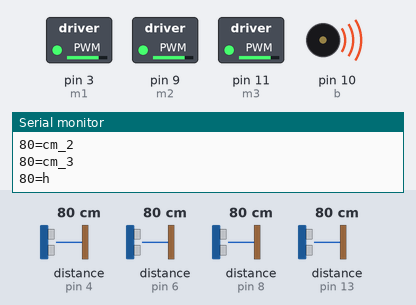
Bench run of a sketch on a simulated Arduino Uno, built with avr-gcc and run on an emulated ATmega328P. Shown: switched loads named in the sketch (green lamp = pin HIGH), buzzer (waves = sounding), the last lines printed to the serial monitor. The test bench sets the inputs (shaded band); at power-on: distance to the obstacle (sensors on pin 4, pin 6, pin 13, pin 8) 80 cm. The echo pulse lasts 58.3 µs per cm; pins used as bus, display or sensor lines are not drawn.

Above: at 1.2 s.
1.3 s: distance to the obstacle (sensor on pin 4) set to 105 cm
4.3 s: distance to the obstacle (sensor on pin 4) set to 114 cm
At 4.6 s:
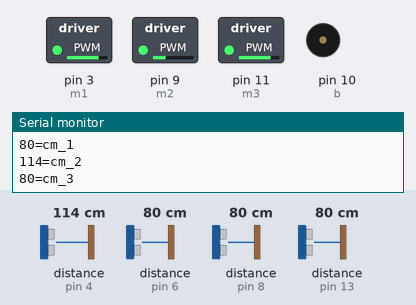
7.3 s: distance to the obstacle (sensor on pin 6) set to 107 cm
10.3 s: distance to the obstacle (sensor on pin 6) set to 114 cm
At 10.54 s:
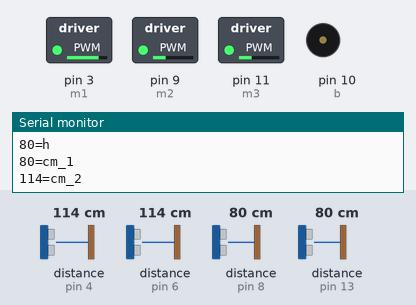
13.3 s: distance to the obstacle (sensor on pin 13) set to 106 cm
16.3 s: distance to the obstacle (sensor on pin 13) set to 112 cm
At 17.24 s:
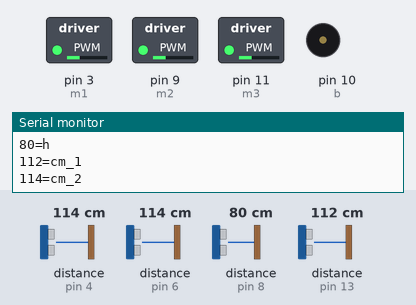
Timing chart, 0 to 20.3 s (numbered marks = the images above; inputs shaded):
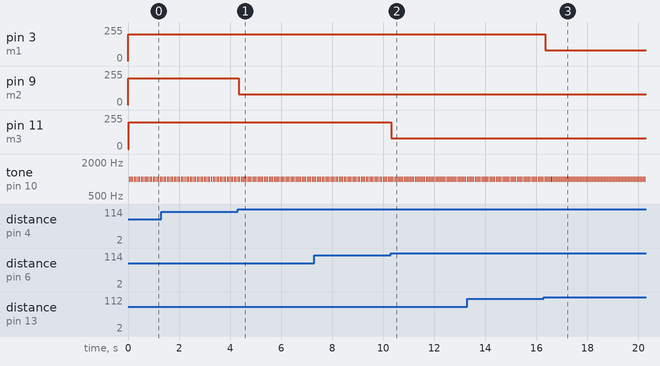

Measured:
- the behaviour switches between 109 and 110 cm on distance to the obstacle (sensor on pin 4) (found by bisection; images 0 and 1)
- the behaviour switches between 109 and 110 cm on distance to the obstacle (sensor on pin 6) (found by bisection; images 1 and 2)
- the behaviour switches between 109 and 110 cm on distance to the obstacle (sensor on pin 13) (found by bisection; images 2 and 3)
- after the input at 4.3 s, pin 9 (m2): 200/255 → 80/255 after 0.05 s
- after the input at 10.3 s, pin 11 (m3): 200/255 → 80/255 at once
- after the input at 16.3 s, pin 3 (m1): 200/255 → 80/255 after 0.06 s
- by itself, tone on pin 10 (b): alternates 1000 Hz for 0.02 s and silent for 0.04 s

The sketch:

proiect.ino
```cpp
// Redarea numelor pinilor : t - Trigger, e - Echo, M - Motor, B - Buzzer
int t1 = 12 ,t2 = 2, t3 = 5, t4 = 7;

int e1 = 13, e2 = 4, e3 = 6, e4 = 8;

int m1 = 3, m2 = 9, m3 = 11, b = 10;

// Initializarea variabilelor ce vor stoca lungimi
long d1,d2,d3, cm1,cm2,cm3,h,cm4;

void setup() {
  //Initializare comunicare serial cu 9600 bits/s
  Serial.begin (9600);
  //Definirea pinilor ca stare
   pinMode(t1, OUTPUT);
  pinMode(e1, INPUT);
   pinMode(t2, OUTPUT);
  pinMode(e2, INPUT);
   pinMode(t3, OUTPUT);
  pinMode(e3, INPUT);
   pinMode(t4, OUTPUT);
  pinMode(e4, INPUT);
   pinMode(m1,OUTPUT);
   pinMode(m2,OUTPUT);
   pinMode(m3,OUTPUT);
   pinMode(b, OUTPUT);

  // Setarea frecventei la 3906 Hz
  TCCR2B = (TCCR2B & 0xF8) | 2;  // Frecventa PWM pentru pinii 3 si 11
  TCCR1B = (TCCR1B & 0xF8) | 2;  // Frecventa PWM pentru pinii 9 si 10
}

void loop() {
  // Procedeul de initializare al pinului Trigger
  digitalWrite(t1, LOW);
  delayMicroseconds(2);
  digitalWrite(t1, HIGH);
  delayMicroseconds(10);
  digitalWrite(t1, LOW);
  // Preluarea semnalului de la pinul Echo
  // Incarcarea datelor in variabila d1
  d1 = pulseIn(e1, HIGH);
  // Procesarea informatiei in functie de viteza sunetului prin aer
  cm1 = (d1/2) / 29.1;

  //
  if (cm1<60)
  {
     analogWrite(m1,255); //Se produce un semnal de 100% PWM pentru motorul 1
     delay (5);
  }
  else if (cm1<110)
  {
    analogWrite(m1,200); //Se produce un semnal de 78% PWM pentru motorul 1
    delay (5);
  }
  else if (cm1<130)
  {
    analogWrite(m1,80); // Se produce un semnal de 30% PWM pentru motorul 1
  }
  else analogWrite(m1,0); // Daca niciuna dintre ramuri nu a fost atinsa motorul ramane stins
//////////////////////////////////////////////
  delay(1);  // Intarziere de o milisecunda
//////////////////////////////////////////////
digitalWrite(t2, LOW);
  delayMicroseconds(2);
  digitalWrite(t2, HIGH);
  delayMicroseconds(10);
  digitalWrite(t2, LOW);

  pinMode(e2, INPUT);
  d2 = pulseIn(e2, HIGH);

  cm2 = (d2/2) / 29.1;

  if (cm2<60)
  {
     analogWrite(m2,255); //do 50% PWM on pin 3 at the frequency set in TCCR2B
     delay (5);
  }
  else if (cm2<110)
  {
    analogWrite(m2,200);
    delay (5);
  }
   else if (cm2<130)
  {
    analogWrite(m2,80);
  }
  else analogWrite(m2,0);

/////////////////////////////////////////////////
  delay(1);
/////////////////////////////////////////////////
digitalWrite(t3, LOW);
  delayMicroseconds(2);
  digitalWrite(t3, HIGH);
  delayMicroseconds(10);
  digitalWrite(t3, LOW);

  pinMode(e3, INPUT);
  d3 = pulseIn(e3, HIGH);

  cm3 = (d3/2) / 29.1;

   if (cm3<60)
  {
     analogWrite(m3,255);
     delay (5);
  }
  else if (cm3<110)
  {
    analogWrite(m3,200);
    delay (5);
  }
  else if (cm3<130)
  {
    analogWrite(m3,80);
  }
   else analogWrite(m3,0);
/////////////////////////////////////////////////
  delay(1);
/////////////////////////////////////////////////
digitalWrite(t4, LOW);
  delayMicroseconds(2);
  digitalWrite(t4, HIGH);
  delayMicroseconds(10);
  digitalWrite(t4, LOW);

  pinMode(e4, INPUT);
  h = pulseIn(e4, HIGH);

  cm4 = (h/2) / 29.1;

   if (cm4>100)
   {
    tone(b, 2000); // Ton de 2kHz
    delay(20);
    noTone(b);     // Incetare sunet
   }
  else if (cm4>70)
  {

    tone(b, 1000); // Ton de 1kHz
    delay(20);
    noTone(b);     // Incetare sunet
  }
  else if (cm4>50)
  {
    tone(b,500); // Ton de 500Hz
    delay (20);
    noTone(b);     // Incetare sunet
  }

///////////////////////////////////////////////

  Serial.print(cm1);
  Serial.print("=cm_1");
  Serial.println();

  delay(1);

  Serial.print(cm2);
  Serial.print("=cm_2");
  Serial.println();

  delay(1);

  Serial.print(cm3);
  Serial.print("=cm_3");
  Serial.println();

  delay (1);

  Serial.print(cm4);
  Serial.print("=h");
  Serial.println();

  delay(5);
}
```
